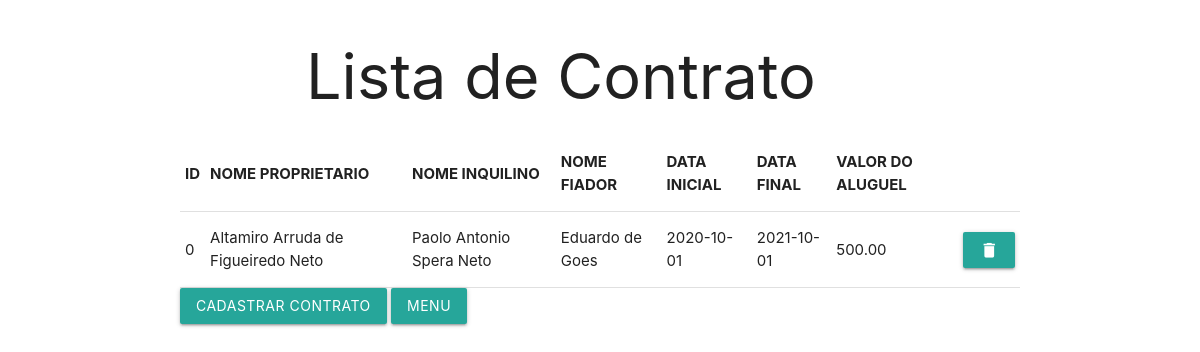
/contrato/listarContrato.php, run on the app's committed database.
### tables this page shows
CREATE TABLE `contrato` (
  `Contrato_ID` int(10) NOT NULL,
  `Proprietario_Nome` varchar(150) NOT NULL,
  `Inquilino_Nome` varchar(150) NOT NULL,
  `Fiador_Nome` varchar(150) NOT NULL,
  `Data_inicio` date NOT NULL,
  `Data_final` date NOT NULL,
  `Valor_aluguel` float(15,2) NOT NULL
);

### contrato/listarContrato.php (the view, shortened to what this page needs)
<?php
    $pdo = Conexao::conectar();
    $sql = 'Select * from contrato order by Contrato_ID;';
    $listaContrato = $pdo->query($sql);
?>
<!DOCTYPE html>
<html>
<head>
  <link rel="stylesheet" href="https://cdnjs.cloudflare.com/ajax/libs/materialize/1.0.0/css/materialize.min.css">
</head>
<body class="container" bgcolor="white">
<div class="jumbotron jumbotron-fluid">
  <div class="container">
    <h1 class="display-4">Lista de Contrato</h1>
  </div>
</div>
<table class="table table-striped table-hover" >
  <thead class="thead-dark">
    <tr>
      <th scope="col">ID</th>
      <th scope="col">NOME PROPRIETARIO</th>
      <th scope="col">NOME INQUILINO</th>
      <th scope="col">NOME FIADOR</th>
      <th scope="col">DATA INICIAL</th>
      <th scope="col">DATA FINAL</th>
      <th scope="col">VALOR DO ALUGUEL</th>
    </tr>
  </thead>
  <?php
    foreach ($listaContrato as $Contrato){
  ?>
  <tbody>
   <td><?php echo  $Contrato['Contrato_ID']; ?></td>
   <td><?php echo  $Contrato['Proprietario_Nome']; ?></td>
   <td><?php echo  $Contrato['Inquilino_Nome']; ?></td>
   <td><?php echo  $Contrato['Fiador_Nome']; ?></td>
   <td><?php echo  $Contrato['Data_inicio']; ?></td>
   <td><?php echo  $Contrato['Data_final']; ?></td>
   <td><?php echo  $Contrato['Valor_aluguel']; ?></td>
   <td><a class="btn btn-outline-info" onclick="JavaScript:location.href='frmRemoverContrato.php?id='+
   <?php echo $Contrato['Contrato_ID'];?>">
   <i class="material-icons">delete</i></a></td>
   <?php }?>
  </tbody>
</table>
<button type="submit" class="btn btn-success mb-4" onclick="JavaScript:location.href='frmInserirContrato.php'">Cadastrar Contrato</button>
<a href="../menu.php" class="btn btn-primary btn-lg active" role="button">Menu</a>
</body>
</html>

### data on the page
contrato: Contrato_ID "0", Proprietario_Nome "Altamiro Arruda de Figueiredo Neto", Inquilino_Nome "Paolo Antonio Spera Neto", Fiador_Nome "Eduardo de Goes", Data_inicio "2020-10-01", Data_final "2021-10-01", Valor_aluguel "500.00"
